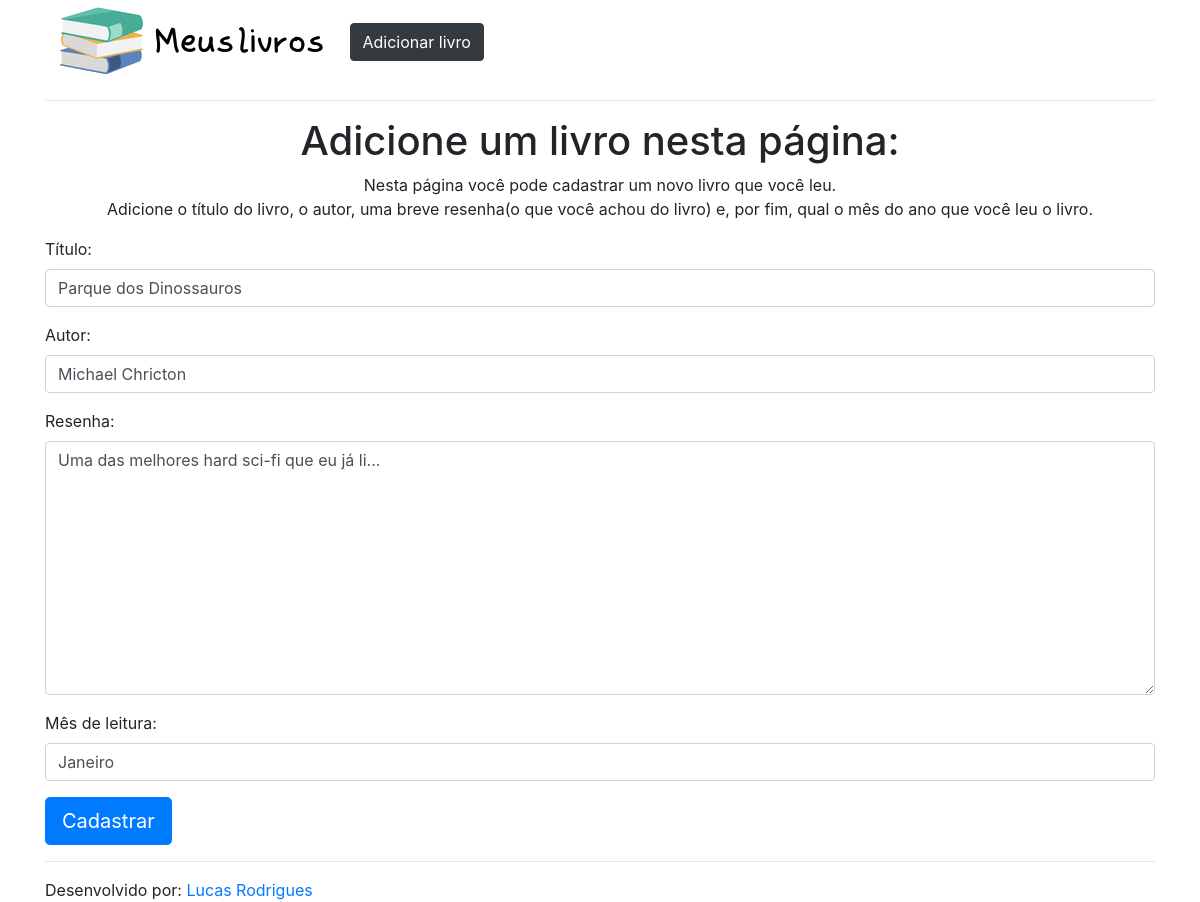
/editar-livro/1e79b62d3bc84acfa79e544a3378c05c, run on the app's committed database.
### meusLivrosApp/models.py (models this page shows, shortened)
class Livro(models.Model):
    nome = models.CharField(max_length=200, null=True, blank=False)
    autor = models.CharField(max_length=200, blank=True, null=True)
    resenha = models.TextField(null=True, blank=True)
    data = models.CharField(max_length=200, null=True, blank=True)
    capa = models.ImageField(null=True, blank=True, upload_to='imagens', default='capa-default.png')
    editora = models.CharField(max_length=200, null=True, blank=True)
    ano = models.CharField(max_length=5, null=True, blank=True)
    criado = models.DateTimeField(auto_now_add=True)
    id = models.UUIDField(default=uuid.uuid4, unique=True, primary_key=True, editable=False)

### meusLivrosApp/views.py (the view)
# urls.py: path('editar-livro/<str:livro_id>', views.editarLivro, name='editar-livro'),
def editarLivro(request, livro_id):
    livro_selecionado = Livro.objects.get(id=livro_id)
    form = AdicionarLivroForm(instance=livro_selecionado)
    if request.method == 'POST':
        form = AdicionarLivroForm(request.POST, request.FILES, instance=livro_selecionado)
        if form.is_valid():
            form.save()
        return redirect('livros')
    contexto = {'form': form}
    cont = 2
    return render(request, 'meusLivrosApp/livro_form.html', contexto)

### meusLivrosApp/forms.py
class AdicionarLivroForm(ModelForm):
    class Meta:
        model = Livro
        fields = ['nome', 'autor', 'resenha', 'data']
    def __init__(self, *args, **kwargs):
        super(AdicionarLivroForm, self).__init__(*args, **kwargs)
        self.fields['nome'].label = 'Título'
        self.fields['data'].label = 'Mês de leitura'
        self.fields['data'].widget.attrs.update({'placeholder': 'Qual mês do ano você leu esse livro?'})
        self.fields['nome'].widget.attrs.update({'placeholder': 'Qual o título do livro?'})
        self.fields['autor'].widget.attrs.update({'placeholder': 'Qual o nome do autor do livro'})
        self.fields['resenha'].widget.attrs.update({'placeholder': 'O que você achou do livro? (Opcional) '})
        for name, field in self.fields.items():
            field.widget.attrs.update({'class': 'form-control'})

### meusLivrosApp/templates/meusLivrosApp/livro_form.html (shortened to what this page needs)
<div class="container">
{% extends 'main.html' %}
{% load static %}
{% block content %}
<hr>
<h1 align="center">Adicione um livro nesta página:</h1>
<p align="center">Nesta página você pode cadastrar um novo livro que você leu.<br>
Adicione o título do livro, o autor, uma breve resenha(o que você achou do livro)
e, por fim, qual o mês do ano que você leu o livro.
</p>
<form action='' method="post" enctype="multipart/form-data">
    {{form.as_p}}
    <div class="">
    <input class="btn btn-primary btn-lg" type="submit" value="Cadastrar">
    </div>
</form>
{% endblock content %}

### data on the page
Livro: nome "Parque dos Dinossauros", autor "Michael Chricton", resenha "Uma das melhores hard sci-fi que eu já li...", data "Janeiro"
